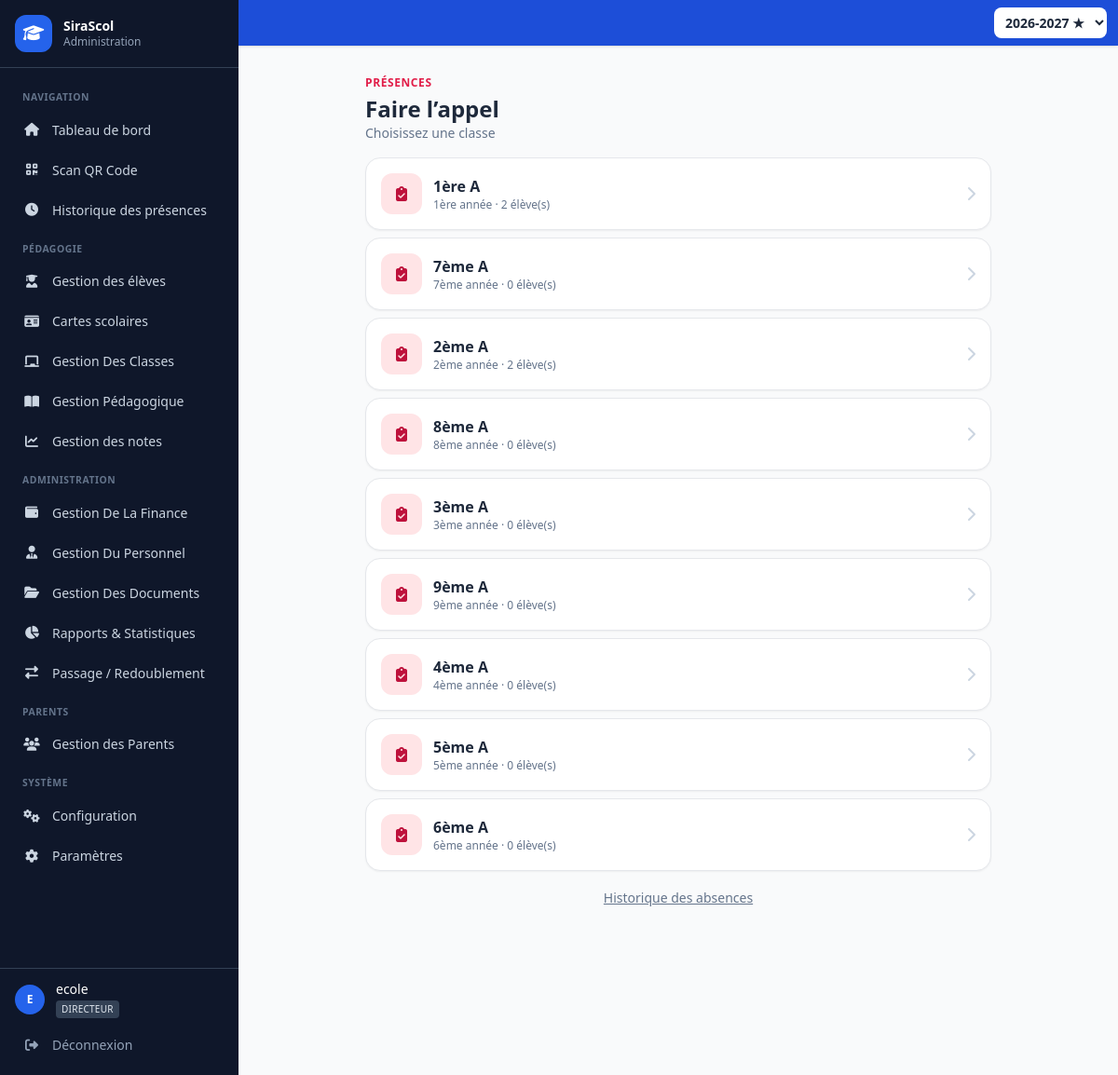
Screenshot of /absences/ (signed in) with the database file from the repository.
### academics/models.py (models this page shows, shortened)
class ClassRoom(models.Model):
    name = models.CharField(max_length=50, verbose_name='Nom')
    level = models.ForeignKey(Level, on_delete=models.PROTECT, related_name='classrooms')
    academic_year = models.ForeignKey(AcademicYear, on_delete=models.CASCADE, related_name='classrooms')
    capacity = models.PositiveIntegerField(default=40, verbose_name='Capacité')
    serie = models.CharField(
        max_length=50, blank=True,
        verbose_name='Série',
        help_text='Pour 10ème, 11ème et 12ème : Scientifique, Littéraire, Économique...'
    )
    inscription_fee = models.DecimalField(
        max_digits=12, decimal_places=2, default=0,
        verbose_name="Frais d'inscription"
    )
    tuition_fee = models.DecimalField(
        max_digits=12, decimal_places=2, default=0,
        verbose_name='Scolarité'
    )
    main_teacher = models.ForeignKey(
        'teachers.Teacher',
        on_delete=models.SET_NULL,
        null=True, blank=True,
        related_name='main_classes',
        verbose_name='Professeur principal / Instituteur'
    )
    created_at = models.DateTimeField(auto_now_add=True)
    class Meta:
        verbose_name = 'Classe'
        verbose_name_plural = 'Classes'
        unique_together = ['name', 'academic_year']
        ordering = ['level__cycle__order', 'level__order', 'name']

class Level(models.Model):
    name = models.CharField(max_length=50, verbose_name='Nom')  # CP, 6ème, Terminale S...
    cycle = models.ForeignKey(Cycle, on_delete=models.PROTECT, related_name='levels', verbose_name='Cycle')
    order = models.PositiveIntegerField(default=0, verbose_name='Ordre')
    description = models.TextField(blank=True)
    class Meta:
        verbose_name = 'Niveau'
        verbose_name_plural = 'Niveaux'
        ordering = ['cycle__order', 'order', 'name']
        unique_together = ['name', 'cycle']

### attendance/views.py (the view)
# urls.py: path('', views.attendance_classes, name='list'),
@login_required
@_students_use_portal
def attendance_classes(request):
    from academics.models import AcademicYear
    from students.models import Enrollment
    from django.db.models import Count, Q
    year = get_selected_year(request)
    qs = ClassRoom.objects.select_related('level', 'academic_year')
    if year:
        qs = qs.filter(academic_year=year)
    role = get_role(request.user)
    if role == 'enseignant' and not request.user.is_superuser:
        qs = qs.filter(id__in=get_teacher_classrooms(request.user).values_list('id', flat=True))
    elif role == 'parent':
        kids = get_parent_students(request.user)
        qs = qs.filter(id__in=Enrollment.objects.filter(student__in=kids, is_active=True).values_list('classroom_id', flat=True))
    elif role == 'eleve':
        st = get_linked_student(request.user)
        if st:
            qs = qs.filter(id__in=Enrollment.objects.filter(student=st, is_active=True).values_list('classroom_id', flat=True))
        else:
            qs = qs.none()
    qs = qs.annotate(
        nb_eleves=Count('enrollments', filter=Q(enrollments__is_active=True))
    ).order_by('level__order', 'name')
    return render(request, 'attendance/classes.html', {
        'classrooms': qs,
        'current_year': year,
    })

### templates/attendance/classes.html (shortened to what this page needs)
{% extends "base.html" %}
{% block content %}
<div class="max-w-2xl mx-auto">
  <div class="mb-4">
    <p class="text-xs font-semibold uppercase tracking-wider text-rose-600">Présences</p>
    <h1 class="text-2xl font-bold text-slate-800 mt-1">Faire l’appel</h1>
    <p class="text-sm text-slate-500">Choisissez une classe</p>
  </div>
  <div class="space-y-2">
    {% for c in classrooms %}
    <a href="{% url 'attendance:class_attendance' c.pk %}"
       class="flex items-center gap-3 bg-white rounded-2xl border p-4 hover:border-rose-400 shadow-sm transition">
      <div class="w-11 h-11 rounded-xl bg-rose-100 text-rose-700 flex items-center justify-center">
        <i class="fas fa-clipboard-check"></i>
      </div>
      <div class="flex-1 min-w-0">
        <p class="font-bold text-slate-800">{{ c.name }}</p>
        <p class="text-xs text-slate-500">{{ c.level.name }} · {{ c.nb_eleves }} élève(s)</p>
      </div>
      <i class="fas fa-chevron-right text-slate-300"></i>
    </a>
    {% empty %}
    <div class="bg-white rounded-2xl border border-dashed p-8 text-center text-slate-400">Aucune classe.</div>
    {% endfor %}
  </div>
  <p class="mt-4 text-center">
    <a href="{% url 'attendance:history' %}" class="text-sm text-slate-500 underline">Historique des absences</a>
  </p>
</div>
{% endblock %}

### templates/base.html (shortened to what this page needs)
<!DOCTYPE html>
<html lang="fr">
<head>
    <script src="https://cdn.tailwindcss.com"></script>
    <link rel="stylesheet" href="https://cdnjs.cloudflare.com/ajax/libs/font-awesome/6.5.0/css/all.min.css">
</head>
<body class="bg-gray-50 min-h-screen app-mobile">
    {% if user.is_authenticated %}
    {% if user.is_authenticated and all_academic_years %}
    <div class="sticky top-0 z-40 bg-blue-700 text-white px-3 py-2 flex items-center justify-between gap-2 shadow year-bar-offset">
      <span class="text-xs sm:text-sm font-medium truncate"> Année de travail</span>
      <form method="get" action="{% url 'core:set_year' %}" class="flex items-center">
        <select name="year" onchange="this.form.submit()"
          class="text-xs sm:text-sm rounded-lg border-0 text-slate-800 px-2 py-1.5 font-semibold bg-white min-w-[7.5rem]">
          {% for y in all_academic_years %}
          <option value="{{ y.id }}" {% if selected_year and selected_year.id == y.id %}selected{% endif %}>
            {{ y.name }}{% if y.is_current %} ★{% endif %}
          </option>
          {% endfor %}
        </select>
      </form>
    </div>
    {% endif %}
    <div class="flex min-h-screen">
        <aside class="app-sidebar w-64 bg-slate-900 text-white flex-shrink-0 hidden md:flex flex-col">
            <div class="p-4 border-b border-slate-700">
                <div class="flex items-center gap-3">
                    <div class="w-10 h-10 rounded-xl bg-blue-600 flex items-center justify-center text-lg">
                        <i class="fas fa-graduation-cap"></i>
                    </div>
                    <div class="overflow-hidden">
                        <h1 class="text-sm font-bold truncate leading-tight">SiraScol</h1>
                        <p class="text-xs text-slate-400 truncate">
                            {% if user_role == 'enseignant' %}Espace enseignant
                            {% elif user_role == 'parent' %}Espace parent
                            {% elif user_role == 'comptable' %}Espace comptable
                            {% elif user_role == 'secretaire' %}Secrétariat
                            {% else %}Administration{% endif %}
                        </p>
                    </div>
                </div>
            </div>
            <nav class="sidebar-scroll p-3 space-y-0.5">
                {% if user_role == 'enseignant' %}
                <div class="nav-section">Mon espace</div>
                <a href="{% url 'core:dashboard' %}" class="nav-link {% if request.path == '/' or request.resolver_match.url_name == 'dashboard' %}active{% endif %}">
                    <i class="fas fa-home w-5 text-center"></i> Accueil
                </a>
                <a href="{% url 'teachers:portal_classes' %}" class="nav-link {% if '/personnel/espace' in request.path or '/enseignants/espace' in request.path %}active{% endif %}">
                    <i class="fas fa-chalkboard w-5 text-center"></i> Mes classes
                </a>
                <a href="{% url 'grades:classes' %}" class="nav-link {% if '/notes' in request.path and 'bulletin' not in request.path %}active{% endif %}">
                    <i class="fas fa-pen w-5 text-center"></i> Porter les notes
                </a>
                <a href="{% url 'eleve:teacher_homework' %}" class="nav-link {% if '/mon-espace/enseignant' in request.path %}active{% endif %}">
                    <i class="fas fa-book-open w-5 text-center"></i> Devoirs à donner
                </a>
                <a href="{% url 'attendance:list' %}" class="nav-link {% if request.resolver_match.app_name == 'attendance' %}active{% endif %}">
                    <i class="fas fa-user-check w-5 text-center"></i> Faire l’appel
                </a>
                <a href="{% url 'timetable:home' %}" class="nav-link {% if request.resolver_match.app_name == 'timetable' %}active{% endif %}">
                    <i class="fas fa-calendar-alt w-5 text-center"></i> Emploi du temps
                </a>
                <a href="{% url 'grades:bulletin_list' %}" class="nav-link {% if 'bulletin' in request.path %}active{% endif %}">
                    <i class="fas fa-file-alt w-5 text-center"></i> Bulletins
                </a>
                <div class="nav-section">Infos</div>
                <a href="{% url 'communication:documents' %}" class="nav-link {% if '/communication' in request.path %}active{% endif %}">
                    <i class="fas fa-folder-open w-5 text-center"></i> Documents
                </a>
                <a href="{% url 'communication:inbox' %}" class="nav-link {% if 'messages' in request.path %}active{% endif %}">
                    <i class="fas fa-envelope w-5 text-center"></i> Messages
                </a>
                {% else %}
                <div class="nav-section">Navigation</div>
                <a href="{% url 'core:dashboard' %}" class="nav-link {% if request.path == '/' or request.resolver_match.url_name == 'dashboard' %}active{% endif %}">
                    <i class="fas fa-home w-5 text-center"></i> Tableau de bord
                </a>
                {% if can_nav_students %}
                <a href="{% url 'attendance:scan' %}" class="nav-link {% if '/absences/scan' in request.path %}active{% endif %}">
                    <i class="fas fa-qrcode w-5 text-center"></i> Scan QR Code
                </a>
                {% endif %}
                {% if can_nav_attendance %}
                <a href="{% url 'attendance:history' %}" class="nav-link {% if '/absences/historique' in request.path %}active{% endif %}">
                    <i class="fas fa-clock w-5 text-center"></i> Historique des présences
                </a>
                {% endif %}
                <div class="nav-section">Pédagogie</div>
                {% if can_nav_students %}
                <a href="{% url 'students:list' %}" class="nav-link ">
                    <i class="fas fa-user-graduate w-5 text-center"></i> Gestion des élèves
                </a>
                {% if can_nav_students %}
                <a href="{% url 'students:cards_home' %}" class="nav-link {% if '/cartes' in request.path %}active{% endif %}">
                    <i class="fas fa-id-card w-5 text-center"></i> Cartes scolaires
                </a>
                {% endif %}
                {% endif %}
                {% if can_nav_classrooms %}
                <a href="{% url 'academics:classroom_list' %}" class="nav-link {% if request.resolver_match.app_name == 'academics' or '/classes' in request.path %}active{% endif %}">
                    <i class="fas fa-chalkboard w-5 text-center"></i> Gestion Des Classes
                </a>
                {% endif %}
                {% if can_nav_grades or can_nav_bulletins %}
                <a href="{% url 'timetable:home' %}" class="nav-link {% if '/emploi' in request.path or request.resolver_match.app_name == 'timetable' %}active{% endif %}">
                    <i class="fas fa-book-open w-5 text-center"></i> Gestion Pédagogique
                </a>
                {% endif %}
                {% if can_nav_grades %}
                <a href="{% url 'grades:classes' %}" class="nav-link {% if '/notes' in request.path or request.resolver_match.app_name == 'grades' %}active{% endif %}">
                    <i class="fas fa-chart-line w-5 text-center"></i> Gestion des notes
                </a>
                {% endif %}
                <div class="nav-section">Administration</div>
                {% if can_nav_finance %}
                <a href="{% url 'finance:classes' %}" class="nav-link {% if '/finance' in request.path %}active{% endif %}">
                    <i class="fas fa-wallet w-5 text-center"></i> Gestion De La Finance
                </a>
                {% endif %}
                {% if can_nav_teachers %}
                <a href="{% url 'teachers:list' %}" class="nav-link {% if '/enseignants' in request.path or request.resolver_match.app_name == 'teachers' %}active{% endif %}">
                    <i class="fas fa-user-tie w-5 text-center"></i> Gestion Du Personnel
                </a>
                {% endif %}
                {% if can_nav_announcements %}
                <a href="{% url 'communication:list' %}" class="nav-link {% if request.resolver_match.app_name == 'communication' %}active{% endif %}">
                    <i class="fas fa-folder-open w-5 text-center"></i> Gestion Des Documents
                </a>
                {% endif %}
                {% if can_nav_reports %}
                <a href="{% url 'core:reports' %}" class="nav-link {% if '/rapports' in request.path %}active{% endif %}">
                    <i class="fas fa-chart-pie w-5 text-center"></i> Rapports & Statistiques
                </a>
                {% endif %}
                {% if can_nav_promotion %}
                <a href="{% url 'students:promotion_home' %}" class="nav-link {% if 'fin-annee' in request.path or 'promotion' in request.resolver_match.url_name|default:'' %}active{% endif %}">
                    <i class="fas fa-exchange-alt w-5 text-center"></i> Passage / Redoublement
                </a>
                {% endif %}
                {% if can_nav_parents %}
                <div class="nav-section">Parents</div>
                <a href="{% url 'students:parent_list' %}" class="nav-link {% if '/parents' in request.path or 'parent' in request.resolver_match.url_name|default:'' %}active{% endif %}">
                    <i class="fas fa-users w-5 text-center"></i> Gestion des Parents
                </a>
                {% endif %}
                <div class="nav-section">Système</div>
                {% if can_nav_config %}
                <a href="{% url 'core:config_home' %}" class="nav-link {% if '/configuration' in request.path %}active{% endif %}">
                    <i class="fas fa-cogs w-5 text-center"></i> Configuration
                </a>
                {% endif %}
                {% if can_nav_settings %}
                <a href="{% url 'core:settings' %}" class="nav-link {% if request.resolver_match.url_name == 'settings' or '/parametres' in request.path %}active{% endif %}">
                    <i class="fas fa-cog w-5 text-center"></i> Paramètres
                </a>
                {% endif %}
                            {% endif %}
            </nav>
            <div class="sidebar-footer p-3 border-t border-slate-700">
                <div class="flex items-center gap-3 mb-2 px-1">
                    <div class="w-8 h-8 rounded-full bg-blue-600 flex items-center justify-center text-xs font-bold">
                        {{ user.first_name|first|upper|default:user.username|first|upper }}
                    </div>
                    <div class="overflow-hidden flex-1">
                        <p class="text-sm font-medium truncate">{{ user.get_full_name|default:user.username }}</p>
                        <p class="text-[10px] mt-0.5">
                          <span class="inline-block px-1.5 py-0.5 rounded bg-slate-700 text-slate-200 uppercase tracking-wide">
                            {% if user_role_label %}{{ user_role_label }}{% elif user.profile %}{{ user.profile.get_role_display }}{% else %}Utilisateur{% endif %}
                          </span>
                        </p>
                    </div>
                </div>
                <form method="post" action="{% url 'accounts:logout' %}" class="m-0">
                    <button type="submit" class="nav-link text-slate-400 hover:text-white w-full text-left cursor-pointer border-0 bg-transparent">
                        <i class="fas fa-sign-out-alt w-5 text-center"></i> Déconnexion
                    </button>
                </form>
            </div>
        </aside>
        <div class="app-content flex-1 flex flex-col min-w-0">
            <main class="flex-1 p-3 sm:p-4 md:p-8 overflow-x-auto app-main">
                {% block content %}{% endblock %}
            </main>
        </div>
    </div>
    {% else %}
        {% block auth_content %}{% endblock %}
    {% endif %}
</body>
</html>

### rows the page displays
ClassRoom: name "1ère A", level.name "1ère année", nb_eleves "2"
ClassRoom: name "7ème A", level.name "7ème année", nb_eleves "0"
ClassRoom: name "2ème A", level.name "2ème année", nb_eleves "2"
ClassRoom: name "8ème A", level.name "8ème année", nb_eleves "0"
ClassRoom: name "3ème A", level.name "3ème année", nb_eleves "0"
ClassRoom: name "9ème A", level.name "9ème année", nb_eleves "0"
ClassRoom: name "4ème A", level.name "4ème année", nb_eleves "0"
ClassRoom: name "5ème A", level.name "5ème année", nb_eleves "0"
ClassRoom: name "6ème A", level.name "6ème année", nb_eleves "0"

### other values shown
{{ user.first_name|first|upper|default:user.username|first|upper }} "E"
{{ user.get_full_name|default:user.username }} "ecole"
{{ user_role_label }} "DIRECTEUR"
form field year "2026-2027 ★"
